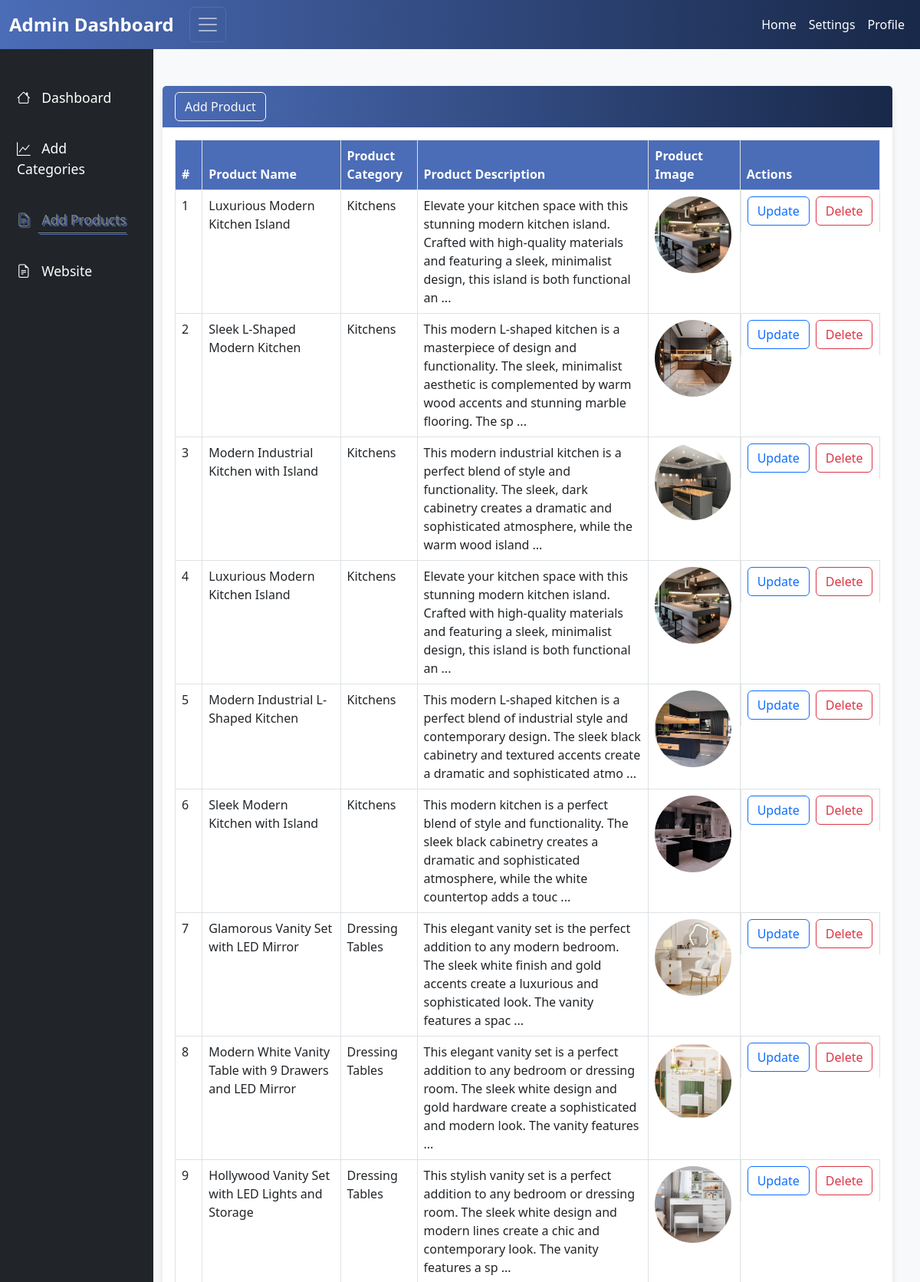
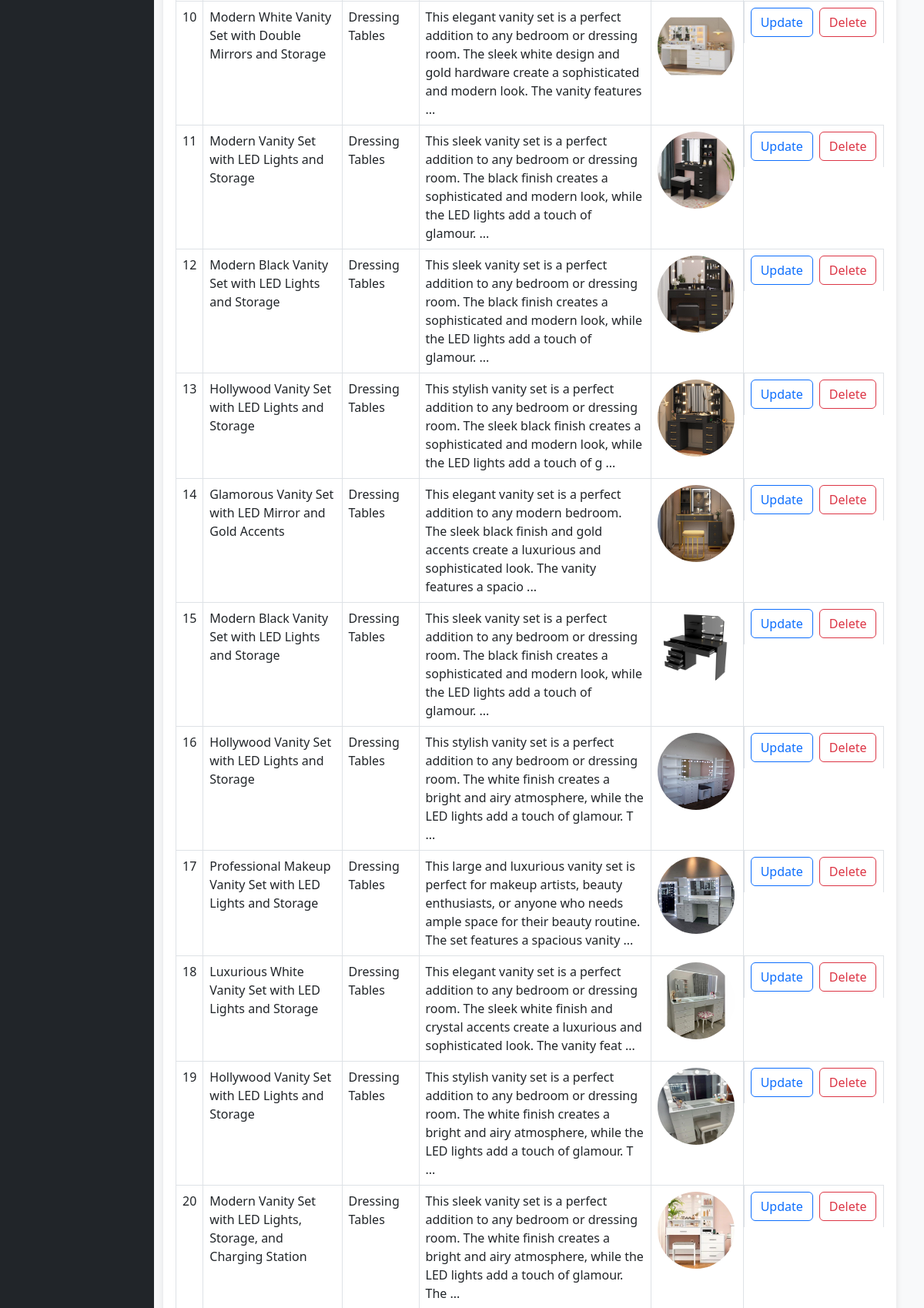
The page /Dashboard/product.php (upper part) on the database its author committed (2 pictures, top to bottom).
### tables this page shows
CREATE TABLE `product` (
  `id` int(11) NOT NULL,
  `p_name` varchar(255) DEFAULT NULL,
  `p_img` varchar(255) DEFAULT NULL,
  `p_category` varchar(255) DEFAULT NULL,
  `p_description` longtext DEFAULT NULL
);

### Dashboard/product.php (the view, shortened to what this page needs)
<?php
include "../connect.php";
include 'header.php';
?>
<div class="col-10 col-md-10 col-sm-12 col-lg-10">
    <div class="row mt-4">
        <div class="row mt-4">
            <div class="col-12">
                <div class="card">
                    <div class="card-header">
                        <button type="button" data-bs-toggle="modal" data-bs-target="#insertProduct" class="btn btn-outline-light">
                            Add Product
                        </button>
                    </div>
                    <div class="card-body" style="overflow-x:auto">
                        <table class="table table-bordered" >
                            <thead>
                                <tr>
                                    <th>#</th>
                                    <th>Product Name</th>
                                    <th>Product Category</th>
                                    <th>Product Description</th>
                                    <th>Product Image</th>
                                    <th>Actions</th>
                                </tr>
                            </thead>
                            <tbody>
                                <?php
                                $fetchAllproduct = mysqli_query($connection, "SELECT * FROM product");
                                $sno = 1;
                                foreach ($fetchAllproduct as $data) {
                                ?>
                                    <tr>
                                        <td><?php echo $sno;
                                            $sno++; ?></td>
                                        <td><?php echo $data['p_name'] ?></td>
                                        <td><?php echo $data['p_category'] ?></td>
                                        <td><?php echo substr($data['p_description'], 0, 180) . ' ...';   ?></td>
                                        <td><img src="../product_img/<?php echo $data['p_img'] ?>" style="width: 100px;height:100px;border-radius:50%" alt="Product Image"></td>
                                        <td class="d-flex gap-2 justify-content-center align-items-center">
                                            <button type="button" class="btn btn-outline-primary" data-bs-toggle="modal" data-bs-target="#updateProduct<?php echo $data['id']; ?>">Update</button>
                                            <form action="" method="POST" style="display:inline;">
                                                <button type="submit" name="delete_product" class="btn btn-outline-danger">Delete</button>
                                        </td>
                                    </tr>
                                <?php
                                }
                                ?>
                            </tbody>
                        </table>
                    </div>
                </div>
            </div>
        </div>
    </div>
</div>
<?php
include 'footer.php';
?>

### Dashboard/header.php (style rules this page uses)
body { background-color: #f8f9fa; }
.card { border: none; border-radius: 12px; box-shadow: 0 4px 8px rgba(0, 0, 0, 0.1); transition: transform 0.3s; }
.card-header { background: linear-gradient(90deg, #4b6cb7 0%, #182848 100%); color: white; border-bottom: none; }
.table th { background-color: #4b6cb7; color: white; }

### rows shown on the page
product: p_name "Luxurious Modern Kitchen Island", p_category "Kitchens", p_description "Elevate your kitchen space with this stunning modern kitchen island. Crafted with high-quality materials and featuring a sleek, minimalist design, this island is both functional an", p_img (picture)
product: p_name "Sleek L-Shaped Modern Kitchen", p_category "Kitchens", p_description "This modern L-shaped kitchen is a masterpiece of design and functionality. The sleek, minimalist aesthetic is complemented by warm wood accents and stunning marble flooring. The sp", p_img (picture)
product: p_name "Modern Industrial Kitchen with Island", p_category "Kitchens", p_description "This modern industrial kitchen is a perfect blend of style and functionality. The sleek, dark cabinetry creates a dramatic and sophisticated atmosphere, while the warm wood island", p_img (picture)
product: p_name "Luxurious Modern Kitchen Island", p_category "Kitchens", p_description "Elevate your kitchen space with this stunning modern kitchen island. Crafted with high-quality materials and featuring a sleek, minimalist design, this island is both functional an", p_img (picture)
product: p_name "Modern Industrial L-Shaped Kitchen", p_category "Kitchens", p_description "This modern L-shaped kitchen is a perfect blend of industrial style and contemporary design. The sleek black cabinetry and textured accents create a dramatic and sophisticated atmo", p_img (picture)
product: p_name "Sleek Modern Kitchen with Island", p_category "Kitchens", p_description "This modern kitchen is a perfect blend of style and functionality. The sleek black cabinetry creates a dramatic and sophisticated atmosphere, while the white countertop adds a touc", p_img (picture)
product: p_name "Glamorous Vanity Set with LED Mirror", p_category "Dressing Tables", p_description "This elegant vanity set is the perfect addition to any modern bedroom. The sleek white finish and gold accents create a luxurious and sophisticated look. The vanity features a spac", p_img (picture)
product: p_name "Modern White Vanity Table with 9 Drawers and LED Mirror", p_category "Dressing Tables", p_description "This elegant vanity set is a perfect addition to any bedroom or dressing room. The sleek white design and gold hardware create a sophisticated and modern look. The vanity features", p_img (picture)
product: p_name "Hollywood Vanity Set with LED Lights and Storage", p_category "Dressing Tables", p_description "This stylish vanity set is a perfect addition to any bedroom or dressing room. The sleek white design and modern lines create a chic and contemporary look. The vanity features a sp", p_img (picture)
product: p_name "Modern White Vanity Set with Double Mirrors and Storage", p_category "Dressing Tables", p_description "This elegant vanity set is a perfect addition to any bedroom or dressing room. The sleek white design and gold hardware create a sophisticated and modern look. The vanity features", p_img (picture)
product: p_name "Modern Vanity Set with LED Lights and Storage", p_category "Dressing Tables", p_description "This sleek vanity set is a perfect addition to any bedroom or dressing room. The black finish creates a sophisticated and modern look, while the LED lights add a touch of glamour.", p_img (picture)
product: p_name "Modern Black Vanity Set with LED Lights and Storage", p_category "Dressing Tables", p_description "This sleek vanity set is a perfect addition to any bedroom or dressing room. The black finish creates a sophisticated and modern look, while the LED lights add a touch of glamour.", p_img (picture)
product: p_name "Hollywood Vanity Set with LED Lights and Storage", p_category "Dressing Tables", p_description "This stylish vanity set is a perfect addition to any bedroom or dressing room. The sleek black finish creates a sophisticated and modern look, while the LED lights add a touch of g", p_img (picture)
product: p_name "Glamorous Vanity Set with LED Mirror and Gold Accents", p_category "Dressing Tables", p_description "This elegant vanity set is a perfect addition to any modern bedroom. The sleek black finish and gold accents create a luxurious and sophisticated look. The vanity features a spacio", p_img (picture)
product: p_name "Modern Black Vanity Set with LED Lights and Storage", p_category "Dressing Tables", p_description "This sleek vanity set is a perfect addition to any bedroom or dressing room. The black finish creates a sophisticated and modern look, while the LED lights add a touch of glamour.", p_img (picture)
product: p_name "Hollywood Vanity Set with LED Lights and Storage", p_category "Dressing Tables", p_description "This stylish vanity set is a perfect addition to any bedroom or dressing room. The white finish creates a bright and airy atmosphere, while the LED lights add a touch of glamour. T", p_img (picture)
product: p_name "Professional Makeup Vanity Set with LED Lights and Storage", p_category "Dressing Tables", p_description "This large and luxurious vanity set is perfect for makeup artists, beauty enthusiasts, or anyone who needs ample space for their beauty routine. The set features a spacious vanity", p_img (picture)
product: p_name "Luxurious White Vanity Set with LED Lights and Storage", p_category "Dressing Tables", p_description "This elegant vanity set is a perfect addition to any bedroom or dressing room. The sleek white finish and crystal accents create a luxurious and sophisticated look. The vanity feat", p_img (picture)
product: p_name "Hollywood Vanity Set with LED Lights and Storage", p_category "Dressing Tables", p_description "This stylish vanity set is a perfect addition to any bedroom or dressing room. The white finish creates a bright and airy atmosphere, while the LED lights add a touch of glamour. T", p_img (picture)
product: p_name "Modern Vanity Set with LED Lights, Storage, and Charging Station", p_category "Dressing Tables", p_description "This sleek vanity set is a perfect addition to any bedroom or dressing room. The white finish creates a bright and airy atmosphere, while the LED lights add a touch of glamour. The", p_img (picture)
